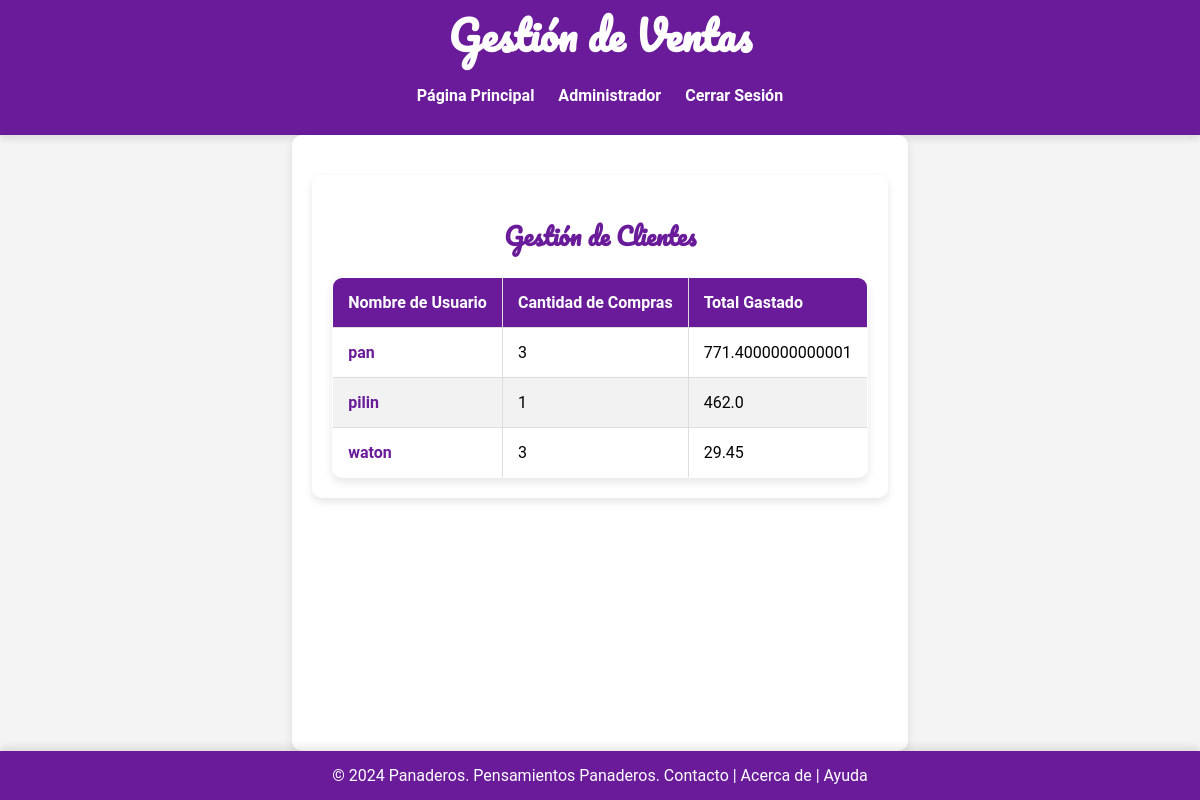
Screenshot of /gestion_clientes (signed in) with the database file from the repository.
### app.py (models this page shows)
class Usuario(UserMixin, db.Model):
    id = db.Column(db.Integer, primary_key=True)
    nombre_usuario = db.Column(db.String(150), unique=True, nullable=False)
    contraseña = db.Column(db.String(150), nullable=False)
    rol = db.Column(db.String(50), nullable=False)
    tarjeta = db.Column(db.String(20), nullable=True)  # Nuevo campo
    compras = db.relationship('Compra', backref='usuario', lazy=True)

### app.py (the view)
@app.route('/gestion_clientes')
@login_required
def gestion_clientes():
    if current_user.rol != 'admin':
        flash('Acceso denegado')
        return redirect(url_for('index'))
    usuarios = Usuario.query.all()
    datos_clientes = []
    for usuario in usuarios:
        compras = Compra.query.filter_by(usuario_id=usuario.id).all()
        cantidad_compras = len(compras)
        total_gastado = sum(compra.total for compra in compras)
        datos_clientes.append({'id': usuario.id, 'nombre_usuario': usuario.nombre_usuario, 'cantidad_compras': cantidad_compras, 'total_gastado': total_gastado})
    return render_template('gestion_clientes.html', datos_clientes=datos_clientes)

### app.py (called while the page is built)
@login_manager.user_loader
def cargar_usuario(usuario_id):
    with Session(db.engine) as session:
        return session.get(Usuario, int(usuario_id))

### templates/gestion_clientes.html
{% extends "layout.html" %}
{% block content %}
<div class="gestion-clientes-container">
    <h2 class="gestion-clientes-header">Gestión de Clientes</h2>
    <table>
        <thead>
            <tr>
                <th>Nombre de Usuario</th>
                <th>Cantidad de Compras</th>
                <th>Total Gastado</th>
            </tr>
        </thead>
        <tbody>
            {% for cliente in datos_clientes %}
            <tr>
                <td><a href="{{ url_for('detalle_cliente', usuario_id=cliente.id) }}">{{ cliente.nombre_usuario }}</a></td>
                <td>{{ cliente.cantidad_compras }}</td>
                <td>{{ cliente.total_gastado }}</td>
            </tr>
            {% endfor %}
        </tbody>
    </table>
</div>
{% endblock %}

### static/css/styles.css (style rules this page uses)
body { display: flex; flex-direction: column; min-height: 100vh; font-family: 'Roboto', sans-serif; margin: 0; padding: 0; background-color: #f4f4f4; }
h1, h2 { color: #333; }
h2 { font-family: 'Pacifico', cursive; font-size: 2em; color: #6A1B9A; }
a { color: #6A1B9A; text-decoration: none; }
table { width: 100%; border-collapse: collapse; margin-top: 20px; }
table, th, td { border: 1px solid #ddd; }
th, td { padding: 15px; text-align: left; }
th { background-color: #303F9F; color: white; }
tr:nth-child(even) { background-color: #f2f2f2; }
table { width: 100%; border-collapse: collapse; margin-top: 20px; background-color: white; box-shadow: 0 4px 8px rgba(0, 0, 0, 0.1); border-radius: 10px; overflow: hidden; }
th { background-color: #6A1B9A; color: white; }
td { border-bottom: 1px solid #ddd; }
td a { color: #6A1B9A; text-decoration: none; font-weight: bold; }
.gestion-clientes-header { font-size: 1.5em; color: #6A1B9A; margin-bottom: 20px; text-align: center; }
.gestion-clientes-container { padding: 20px; background-color: white; box-shadow: 0 4px 8px rgba(0, 0, 0, 0.1); border-radius: 10px; margin-top: 20px; }

### rows the page displays
Usuario: nombre_usuario "pan", cantidad_compras "3", total_gastado "771.4000000000001"
Usuario: nombre_usuario "pilin", cantidad_compras "1", total_gastado "462.0"
Usuario: nombre_usuario "waton", cantidad_compras "3", total_gastado "29.45"
